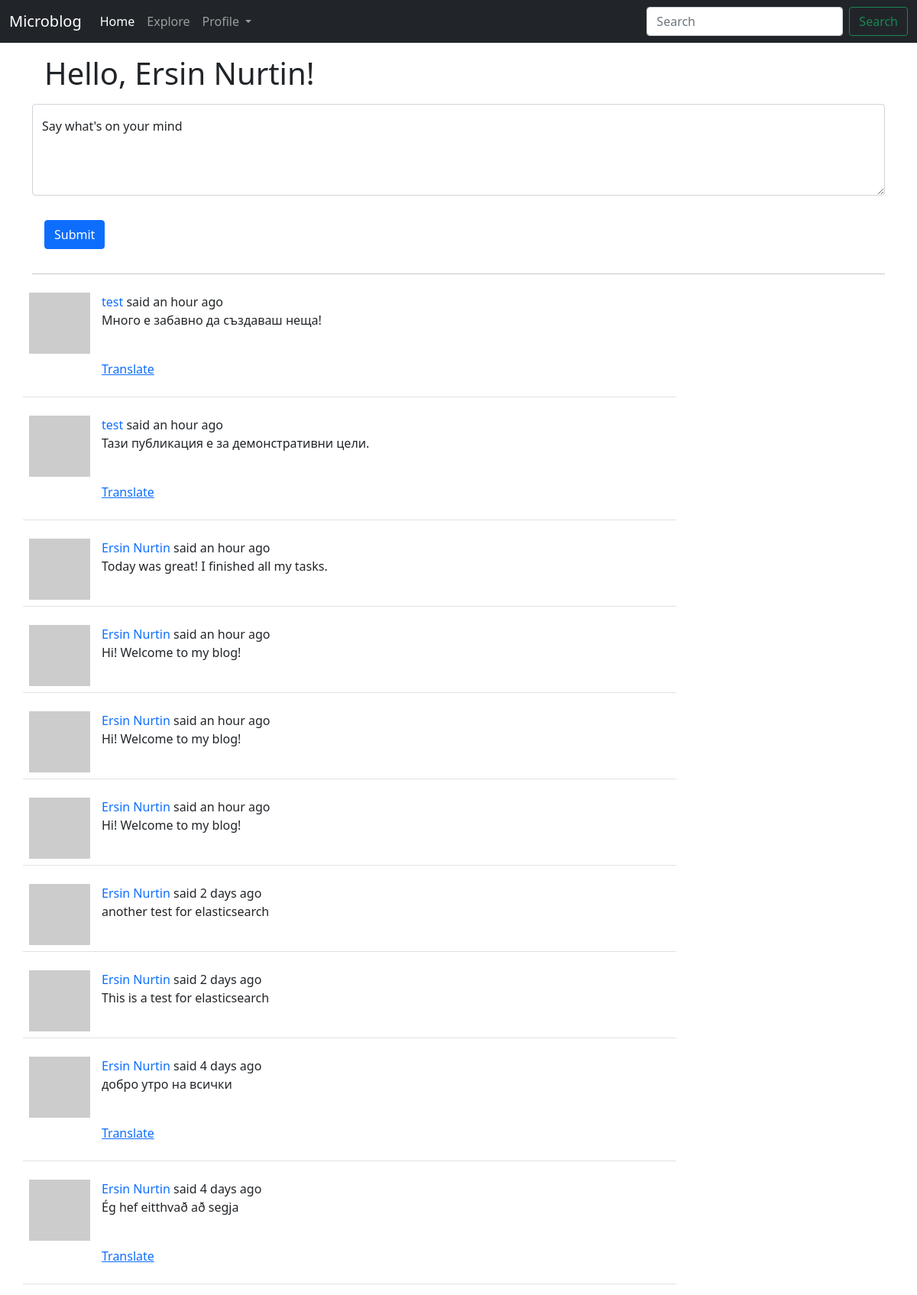
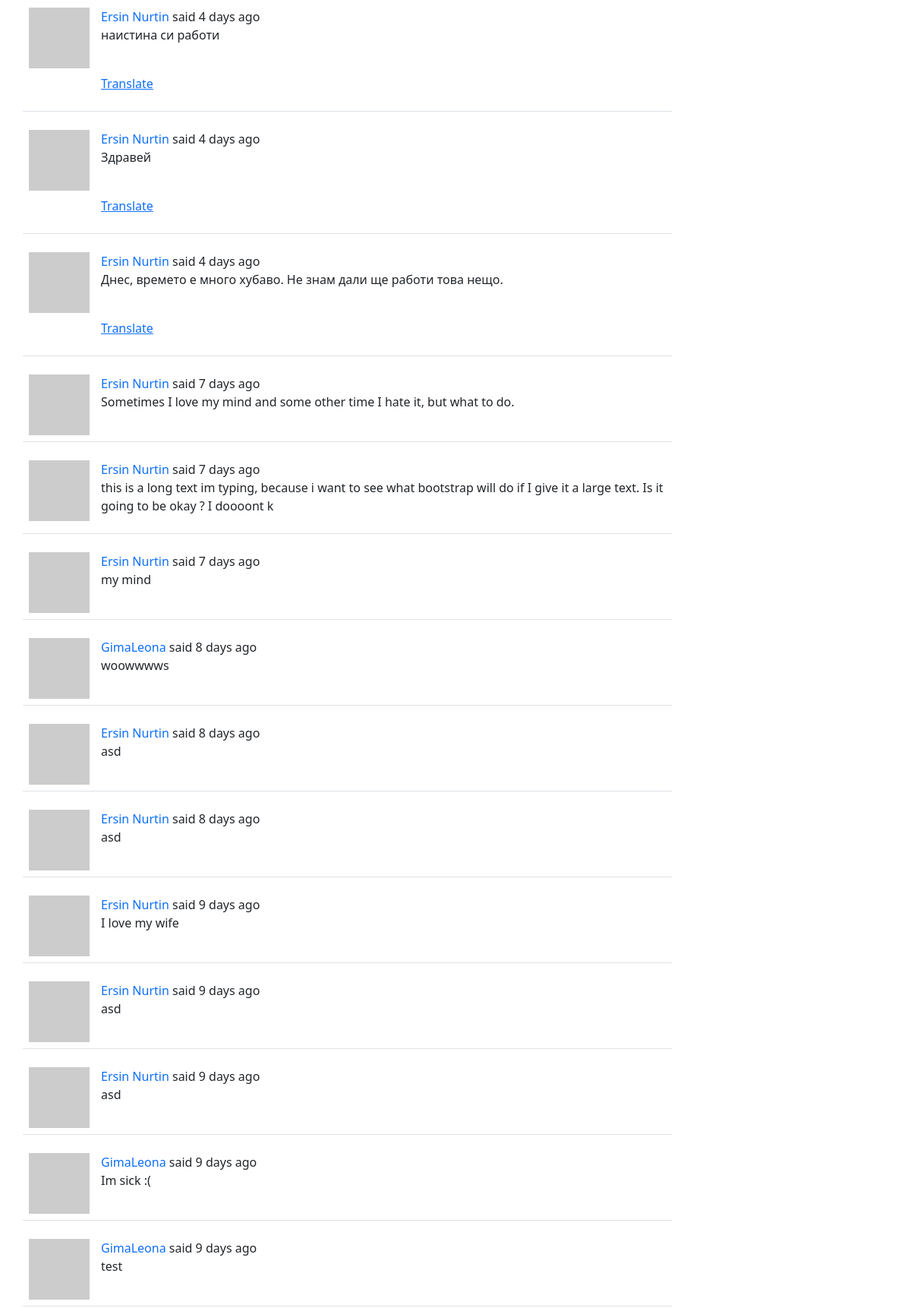
Screenshot of /home (signed in, upper part) with the database file from the repository (2 pictures, top to bottom).
### app/models.py (models this page shows, shortened)
class User(UserMixin, db.Model):
	id = db.Column(db.Integer, primary_key=True)
	username = db.Column(db.String(64), index=True, unique=True)
	email = db.Column(db.String(120), index=True, unique=True)
	password_hash = db.Column(db.String(128))
	about_me = db.Column(db.String(140))
	last_seen = db.Column(db.DateTime, default=datetime.utcnow())
	posts = db.relationship('Post', backref='author', lazy='dynamic')
	followed = db.relationship(
		'User', secondary=followers,
		primaryjoin=(followers.c.follower_id == id),
		secondaryjoin=(followers.c.followed_id == id),
		backref=db.backref('followers', lazy='dynamic'), lazy='dynamic')
	def avatar(self, size):
		digest = md5(self.email.lower().encode('utf-8')).hexdigest()
		return f"https://www.gravatar.com/avatar/{digest}?d=identicon&s={size}"
	def followed_posts(self):
		followed = Post.query.join(followers, (followers.c.followed_id == Post.user_id)) \
			.filter(followers.c.follower_id == self.id)
		own = Post.query.filter_by(user_id=self.id)
		return followed.union(own).order_by(Post.timestamp.desc())

class SearchableMixin:
	@classmethod
	def before_commit(cls, session):
		session._changes = {
			'add': list(session.new),
			'update': list(session.dirty),
			'delete': list(session.deleted)
		}
	@classmethod
	def after_commit(cls, session):
		for obj in session._changes['add']:
			if isinstance(obj, SearchableMixin):
				add_to_index(obj.__tablename__, obj)
		for obj in session._changes['update']:
			if isinstance(obj, SearchableMixin):
				add_to_index(obj.__tablename__, obj)
		for obj in session._changes['delete']:
			if isinstance(obj, SearchableMixin):
				remove_from_index(obj.__tablename__, obj)
		session._changes = None

class Post(SearchableMixin, db.Model):
	__searchable__ = ['body']
	id = db.Column(db.Integer, primary_key=True)
	body = db.Column(db.String(140))
	timestamp = db.Column(db.DateTime, index=True, default=datetime.utcnow)
	user_id = db.Column(db.Integer, db.ForeignKey('user.id'))
	language = db.Column(db.String(5))

### app/main/routes.py (the view, shortened to what this page needs)
@bp.route('/', methods=['GET', 'POST'])
@bp.route('/home', methods=['GET', 'POST'])
@login_required
def index():
	form = PostForm()
	page = request.args.get('page', 1, type=int)
	posts = current_user.followed_posts().paginate(
		page=page, per_page=current_app.config['POSTS_PER_PAGE'], error_out=False)
	next_url = url_for('main.index', page=posts.next_num) if posts.has_next else None
	prev_url = url_for('main.index', page=posts.prev_num) if posts.has_prev else None
	return render_template('index.html', title='Home Page',
	                       posts=posts.items, form=form, next_url=next_url, prev_url=prev_url)

### app/main/forms.py
class SearchForm(FlaskForm):
	q = StringField(_l('Search'), validators=[DataRequired()])
	s = SubmitField(_l('Search'))
	def __init__(self, *args, **kwargs):
		if 'formdata' not in kwargs:
			kwargs['formdata'] = request.args
		if 'meta' not in kwargs:
			kwargs['meta'] = {'csrf': False}
		super(SearchForm, self).__init__(*args, **kwargs)

class PostForm(FlaskForm):
	post = TextAreaField(_l("Say what's on your mind"), validators=[
		DataRequired(), Length(min=1, max=140)])
	submit = SubmitField(_l('Submit'))

### app/__init__.py (called while the page is built)
def get_locale():
	user = getattr(g, 'user', None)
	if user is not None:
		return user.locale
	return request.accept_languages.best_match(current_app.config['LANGUAGES'])

### app/main/routes.py (called while the page is built)
@bp.before_app_request
def before_request():
	if current_user.is_authenticated:
		current_user.last_seen = datetime.utcnow()
		db.session.commit()
		g.search_form = SearchForm()
	g.locale = str(get_locale())

### app/models.py (called while the page is built)
@login.user_loader
def load_user(user_id):
	return User.query.get(int(user_id))

### app/templates/index.html (shortened to what this page needs)
{% extends "layout.html" %}
{% block content %}
  <div class="container">
    <h1 class="mb-3 m-3">{{ _('Hello, %(username)s!', username=current_user.username) }}</h1>
    {% if form %}
    <form action="" method="post">
      <div class="form-floating row-cols-sm-3 mb-3">
        {{ form.post(style="height: 120px", class_="form-control", placeholder=form.post.label.text) }}
        <label>{{ form.post.label.text }}</label>
      </div>
      {{ form.submit(class_="btn btn-primary m-3 mb-3") }}
      <hr>
    </form>
    {% endif %}
  </div>
    {% for post in posts %}
        {% include '_post.html' %}
    {% endfor %}
{% endblock content %}

### app/templates/_post.html (shortened to what this page needs)
<div class="container">
    <table class="table table-hover">
      <tr class="row">
        <td class="col-1"><a href="{{ url_for('main.user', username=post.author.username) }}"><img src=" {{ post.author.avatar(70) }}" alt="user image"/></a>
        <td class="col-8">
          {{ _('%(username)s said %(when)s', username=user_link, when=moment(post.timestamp).fromNow()) }}
          <br>
          <p class="text-body"><span id="post{{ post.id }}">{{ post.body }}</span></p>
          {% if post.language and post.language != g.locale %}
            <br>
                <p><span id="translation{{ post.id }}">
                    <a href="javascript:translate(
                                '#post{{ post.id }}',
                                '#translation{{ post.id }}',
                                '{{ post.language }}',
                                '{{ g.locale }}');">{{ _('Translate') }}</a>
                </span></p>
          {% endif %}
        </td>
      </tr>
    </table>
</div>

### rows the page displays
Post: body "Много е забавно да създаваш неща!"
Post: body "Тази публикация е за демонстративни цели."
Post: body "Today was great! I finished all my tasks."
Post: body "Hi! Welcome to my blog!"
Post: body "Hi! Welcome to my blog!"
Post: body "Hi! Welcome to my blog!"
Post: body "another test for elasticsearch"
Post: body "This is a test for elasticsearch"
Post: body "добро утро на всички"
Post: body "Ég hef eitthvað að segja"
Post: body "наистина си работи"
Post: body "Здравей"
Post: body "Днес, времето е много хубаво. Не знам дали ще работи това нещо."
Post: body "Sometimes I love my mind and some other time I hate it, but what to do."
Post: body "this is a long text im typing, because i want to see what bootstrap will do if I give it a large text. Is it going to be okay ? I doooont k"
Post: body "my mind"
Post: body "woowwwws"
Post: body "asd"
Post: body "asd"
Post: body "I love my wife"
Post: body "asd"
Post: body "asd"
Post: body "Im sick :("
Post: body "test"
